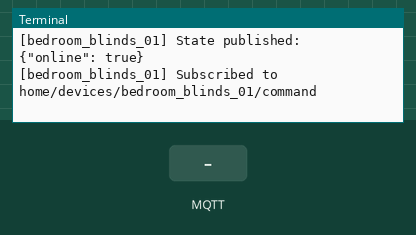
Simulated run of this program. Board: Raspberry Pi (BCM pin numbers). Parts: the last lines printed to the terminal. The test bench sets the inputs (shaded band). No MQTT or app messages arrive unless stated. At 5.9 s the program stops and its outputs stay as they are.

Above: at 1.3 s.
1.4 s: MQTT message "action" arrives on the first subscribed topic
At 1.9 s:
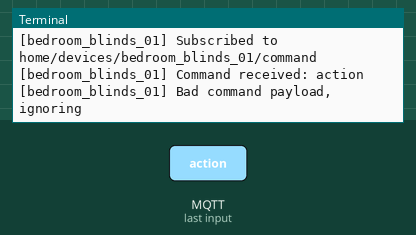
2.9 s: MQTT message "on_off" arrives on the first subscribed topic
At 4.1 s:
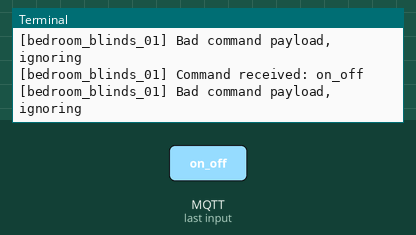
4.4 s: MQTT message "value" arrives on the first subscribed topic
At 5.4 s:
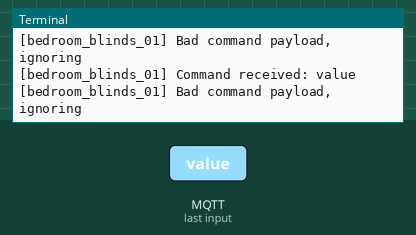
5.9 s: MQTT message "1" arrives on the first subscribed topic
At 6.6 s:
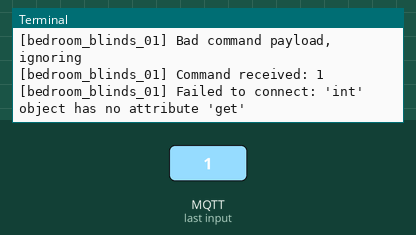

Measured:
- after the input at 1.4 s, the terminal: prints a new line at once (image 1)
- after the input at 2.9 s, the terminal: prints a new line at once (image 2)
- after the input at 4.4 s, the terminal: prints a new line at once (image 3)
- after the input at 5.9 s, the terminal: prints a new line at once (image 4)

The program:

blind_control.py
```python
# CIT 381 - 001 Spring 2026
# Author: Evan McQueary
# Created: 4/21/2026
# Opens and closes blinds utilizing a stepper motor. Home Pi is only updated on blind state once motion has been complete.
# Communicates with Home Pi utilizing MQTT via the Smart_Device program. PAckages device state and handles commands
# from Home Pi within this program.

from Smart_Device import SmartDevice
import RPi.GPIO as GPIO
import time

# MQTT Broker Host and Master PI IP address.
BROKER_HOST = "172.22.157.131"

#Blind control utilizes SmartDevice program.
class SmartBlinds(SmartDevice):
    def __init__(self):
        super().__init__(
            #Information for device connection using MQTT.
            broker_host=BROKER_HOST,
            device_id="bedroom_blinds_01",
            name="Bedroom Blinds",
            device_type="blinds",
            capabilities=["on_off"]   # Changed to on and off specification for central device control.
        )

        #Initiate GPIO
        GPIO.setmode(GPIO.BCM)

        #Pins for wirring of stepper motor.
        self.pins = [17, 18, 27, 22]

        for pin in self.pins:
            GPIO.setup(pin, GPIO.OUT)
            GPIO.output(pin, 0)

        # Sequence for step motor.
        self.step_sequence = [
            [1,0,0,0],
            [1,1,0,0],
            [0,1,0,0],
            [0,1,1,0],
            [0,0,1,0],
            [0,0,1,1],
            [0,0,0,1],
            [1,0,0,1]
        ]

        self.is_open = False  # Replaces position

    # Causes step motor to go forward is direction=1 but can be reveresed if direction=-1.
    def step_motor(self, steps, direction=1, delay=0.002):
        seq = self.step_sequence if direction == 1 else list(reversed(self.step_sequence))

        for _ in range(steps):
            for step in seq:
                for i in range(4):
                    GPIO.output(self.pins[i], step[i])
                time.sleep(delay)

        for pin in self.pins:
            GPIO.output(pin, 0)

    #Open blinds
    def open_blinds(self):
        print("Opening blinds")
        self.step_motor(512, direction=1)
        # Tells home Pi that blinds are open once motion complete.
        self.is_open = True

    #Close blinds
    def close_blinds(self):
        print("Closing blinds")
        self.step_motor(512, direction=-1)
        # Tells home Pi that blinds are closed once motion complete.
        self.is_open = False

    #Handles commands from home system controller pi to open or close blinds and report state.
    def handle_command(self, command: dict):
        action = command.get("action")

        if action == "on_off":
            value = command.get("value", False)

            if value:
                self.open_blinds()
            else:
                self.close_blinds()

        else:
            print(f"Invalid action: {action}")
            return

        # Publish state in same format UI expects
        self.publish_state({
            "online": True,
            "on": self.is_open
        })

#Start blind control.
if __name__ == "__main__":
    device = SmartBlinds()
    device.start()
```

Smart_Device.py
```python
import json
import time
import paho.mqtt.client as mqtt


class SmartDevice:

    def __init__(self, broker_host, device_id, name, device_type, capabilities=None):
        self._broker_host = broker_host
        self._device_id   = device_id
        self._name        = name
        self._device_type = device_type
        self._capabilities = capabilities or []

        # ── Topics ─────────────────────────────────────────────────────────
        self._topic_announce = f"home/devices/{self._device_id}/announce"
        self._topic_state    = f"home/devices/{self._device_id}/state"
        self._topic_command  = f"home/devices/{self._device_id}/command"

        # ── MQTT client ────────────────────────────────────────────────────
        self._client = mqtt.Client(client_id=self._device_id, clean_session=True)

        # Set LWT — broker publishes this if we disconnect unexpectedly
        will_payload = json.dumps({"online": False})
        self._client.will_set(self._topic_state, will_payload, retain=True)

        # Paho 1.x callbacks
        self._client.on_connect    = self._on_connect
        self._client.on_disconnect = self._on_disconnect
        self._client.on_message    = self._on_message

        self._running = False

    # ── Connection ─────────────────────────────────────────────────────────────

    def _on_connect(self, client, userdata, flags, rc):
        if rc == 0:
            print(f"[{self._device_id}] Connected to broker")

            # Announce ourselves (retained so the panel picks it up on restart)
            announce = {
                "device_id":    self._device_id,
                "name":         self._name,
                "type":         self._device_type,
                "capabilities": self._capabilities,
            }
            client.publish(self._topic_announce, json.dumps(announce), retain=True)
            print(f"[{self._device_id}] Announced on {self._topic_announce}")

            # Publish online state (retained)
            self.publish_state({"online": True})

            # Subscribe to our command topic
            client.subscribe(self._topic_command)
            print(f"[{self._device_id}] Subscribed to {self._topic_command}")

            # Called after connection is fully set up
            self.on_ready()
        else:
            print(f"[{self._device_id}] Connection failed (rc={rc})")

    def _on_disconnect(self, client, userdata, rc):
        if rc != 0:
            print(f"[{self._device_id}] Unexpected disconnect (rc={rc})")
        else:
            print(f"[{self._device_id}] Disconnected")

    def _on_message(self, client, userdata, msg):
        payload = msg.payload.decode("utf-8", errors="replace")
        print(f"[{self._device_id}] Command received: {payload}")

        try:
            command = json.loads(payload)
        except json.JSONDecodeError:
            print(f"[{self._device_id}] Bad command payload, ignoring")
            return

        self.handle_command(command)

    # ── Public Methods ─────────────────────────────────────────────────────────

    def publish_state(self, state: dict):
        ### Publish device state. Called by your subclass whenever state changes.
        payload = json.dumps(state)
        self._client.publish(self._topic_state, payload, retain=True)
        print(f"[{self._device_id}] State published: {payload}")

    def start(self):
        ### Connect to the broker and block forever (call this at the end of your script).
        try:
            print(f"[{self._device_id}] Connecting to {self._broker_host}:1883 ...")
            self._client.connect(self._broker_host, 1883, keepalive=60)
            self._running = True
            self._client.loop_forever()  # blocks — handles reconnects automatically
        except KeyboardInterrupt:
            print(f"\n[{self._device_id}] Shutting down ...")
            self.stop()
        except Exception as e:
            print(f"[{self._device_id}] Failed to connect: {e}")

    def stop(self):
        ###Publish offline state and disconnect cleanly.
        self._running = False
        self.publish_state({"online": False})
        self._client.disconnect()
        self._client.loop_stop()
        print(f"[{self._device_id}] Stopped")

    # ── Override These ─────────────────────────────────────────────────────────

    def handle_command(self, command: dict):
        ### Override this in your subclass to handle incoming commands.
        print(f"[{self._device_id}] Unhandled command: {command}")

    def on_ready(self):
        ### Override this if you need to do something after connecting (e.g. start a sensor loop).
        pass
 
```
